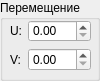
  <widget class="QGroupBox" name="groupBox_4">
   <property name="geometry">
    <rect>
     <x>650</x>
     <y>230</y>
     <width>100</width>
     <height>81</height>
    </rect>
   </property>
   <property name="title">
    <string>Перемещение</string>
   </property>
   <widget class="QWidget" name="formLayoutWidget_3">
    <property name="geometry">
     <rect>
      <x>10</x>
      <y>20</y>
      <width>81</width>
      <height>51</height>
     </rect>
    </property>
    <layout class="QFormLayout" name="formLayout_3">
     <property name="fieldGrowthPolicy">
      <enum>QFormLayout::AllNonFixedFieldsGrow</enum>
     </property>
     <item row="0" column="0">
      <widget class="QLabel" name="label_7">
       <property name="text">
        <string>U:</string>
       </property>
      </widget>
     </item>
     <item row="1" column="0">
      <widget class="QLabel" name="label_8">
       <property name="text">
        <string>V:</string>
       </property>
      </widget>
     </item>
     <item row="0" column="1">
      <widget class="QDoubleSpinBox" name="UTransl">
       <property name="minimum">
        <double>0.000000000000000</double>
       </property>
       <property name="maximum">
        <double>6.280000000000000</double>
       </property>
       <property name="singleStep">
        <double>0.100000000000000</double>
       </property>
      </widget>
     </item>
     <item row="1" column="1">
      <widget class="QDoubleSpinBox" name="VTransl">
       <property name="maximum">
        <double>6.280000000000000</double>
       </property>
       <property name="singleStep">
        <double>0.100000000000000</double>
       </property>
      </widget>
     </item>
    </layout>
   </widget>
  </widget>
